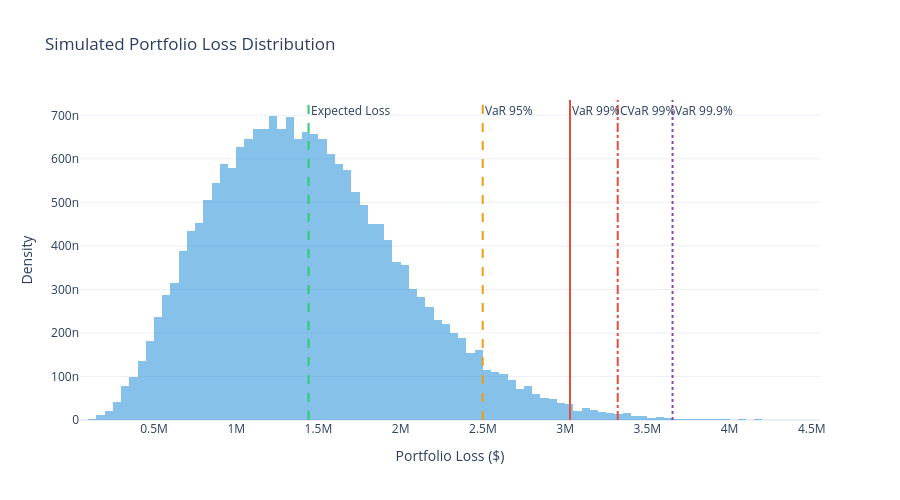

Source (notebook cell):
### Code cell
var_95 = np.percentile(losses, 95)
var_99 = np.percentile(losses, 99)
var_999 = np.percentile(losses, 99.9)
cvar_99 = losses[losses >= var_99].mean()
el = losses.mean()

print("Portfolio Risk Measures")
print(f"  Expected Loss (EL):    ${el:>12,.0f}")
print(f"  VaR 95%:               ${var_95:>12,.0f}")
print(f"  VaR 99%:               ${var_99:>12,.0f}")
print(f"  VaR 99.9%:             ${var_999:>12,.0f}")
print(f"  CVaR/ES 99%:           ${cvar_99:>12,.0f}")
print(f"  Economic Capital:      ${var_99 - el:>12,.0f}  (VaR99 − EL)")

fig = go.Figure()

fig.add_trace(go.Histogram(
    x=losses, nbinsx=150, name='Loss Distribution',
    marker_color='rgba(52, 152, 219, 0.6)',
    histnorm='probability density'
))

for val, name, color, dash in [
    (el,      'Expected Loss',  '#2ecc71', 'dash'),
    (var_95,  'VaR 95%',        '#f39c12', 'dash'),
    (var_99,  'VaR 99%',        '#e74c3c', 'solid'),
    (var_999, 'VaR 99.9%',      '#8e44ad', 'dot'),
    (cvar_99, 'CVaR 99%',       '#e74c3c', 'dashdot'),
]:
    fig.add_vline(x=val, line_dash=dash, line_color=color,
                  annotation_text=name, annotation_position="top right")

fig.update_layout(
    title="Simulated Portfolio Loss Distribution",
    xaxis_title="Portfolio Loss ($)",
    yaxis_title="Density",
    template="plotly_white", height=500,
    showlegend=False
)
fig.show()

### Figure 1 — Plotly figure (JSON) as saved in the notebook; plotly's stock layout.template omitted (floating-point values rounded to 4 significant figures; data arrays with more than 128 entries replaced by an {"elided": "..."} marker saying what was removed)
{"data": [{"histnorm": "probability density", "marker": {"color": "rgba(52, 152, 219, 0.6)"}, "name": "Loss Distribution", "nbinsx": 150, "type": "histogram", "x": {"elided": "50000 float values"}}], "layout": {"annotations": [{"showarrow": false, "text": "Expected Loss", "x": 1440000.0, "xanchor": "left", "xref": "x", "y": 1, "yanchor": "top", "yref": "y domain"}, {"showarrow": false, "text": "VaR 95%", "x": 2499000.0, "xanchor": "left", "xref": "x", "y": 1, "yanchor": "top", "yref": "y domain"}, {"showarrow": false, "text": "VaR 99%", "x": 3030000.0, "xanchor": "left", "xref": "x", "y": 1, "yanchor": "top", "yref": "y domain"}, {"showarrow": false, "text": "VaR 99.9%", "x": 3653000.0, "xanchor": "left", "xref": "x", "y": 1, "yanchor": "top", "yref": "y domain"}, {"showarrow": false, "text": "CVaR 99%", "x": 3320000.0, "xanchor": "left", "xref": "x", "y": 1, "yanchor": "top", "yref": "y domain"}], "height": 500, "shapes": [{"line": {"color": "#2ecc71", "dash": "dash"}, "type": "line", "x0": 1440000.0, "x1": 1440000.0, "xref": "x", "y0": 0, "y1": 1, "yref": "y domain"}, {"line": {"color": "#f39c12", "dash": "dash"}, "type": "line", "x0": 2499000.0, "x1": 2499000.0, "xref": "x", "y0": 0, "y1": 1, "yref": "y domain"}, {"line": {"color": "#e74c3c", "dash": "solid"}, "type": "line", "x0": 3030000.0, "x1": 3030000.0, "xref": "x", "y0": 0, "y1": 1, "yref": "y domain"}, {"line": {"color": "#8e44ad", "dash": "dot"}, "type": "line", "x0": 3653000.0, "x1": 3653000.0, "xref": "x", "y0": 0, "y1": 1, "yref": "y domain"}, {"line": {"color": "#e74c3c", "dash": "dashdot"}, "type": "line", "x0": 3320000.0, "x1": 3320000.0, "xref": "x", "y0": 0, "y1": 1, "yref": "y domain"}], "showlegend": false, "title": {"text": "Simulated Portfolio Loss Distribution"}, "xaxis": {"title": {"text": "Portfolio Loss ($)"}}, "yaxis": {"title": {"text": "Density"}}}}
